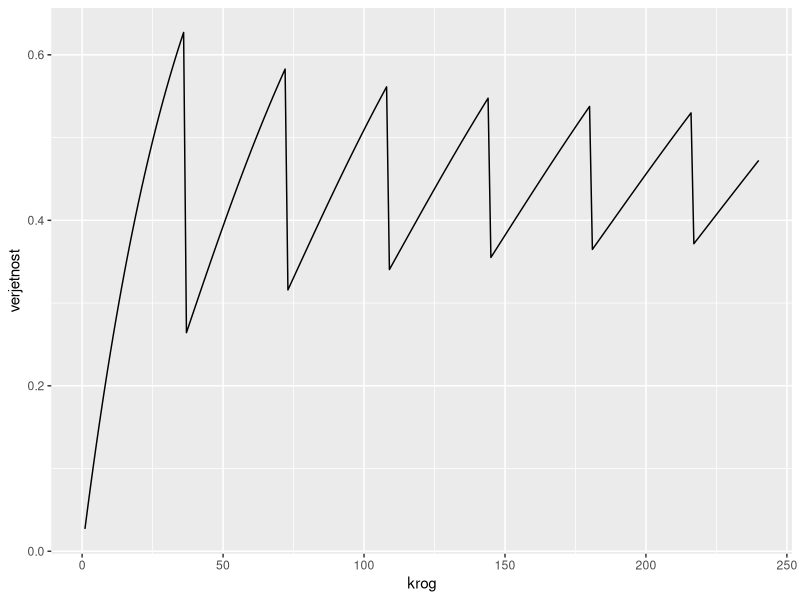
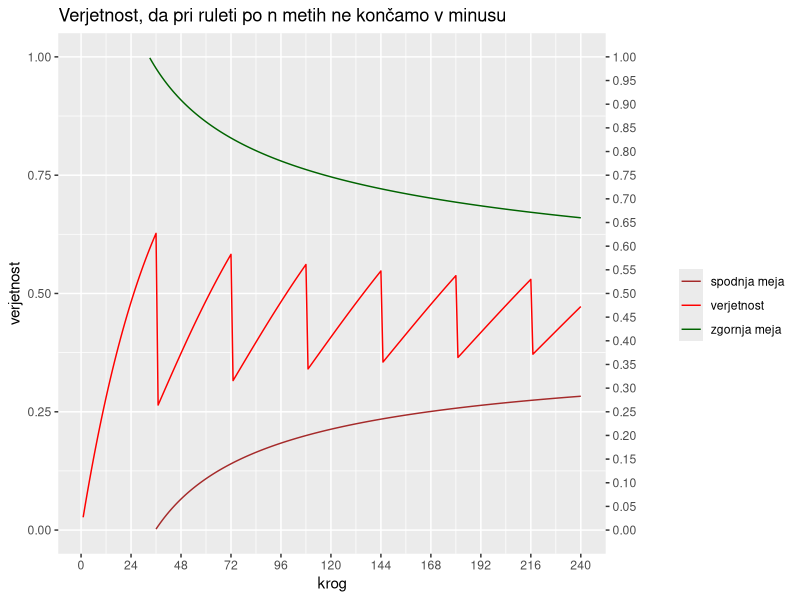

These figures' R source, in order:
library(ggplot2)

c <- 0.5

vrednosti <- c(-1, 35)
verjetnosti <- c(36/37, 1/37)
uspeh <- verjetnosti[2]
upanje <- as.numeric(vrednosti %*% verjetnosti)
varianca <- as.numeric((vrednosti - upanje) ** 2 %*% verjetnosti)
sd <- sqrt(varianca)
koef_asimetrije <- as.numeric(abs(vrednosti - upanje) ** 3 %*% verjetnosti)


x <- 0
n <- 12*20

## verjetnost, da nismo v minusu

verjetnost_uspeha <- function(n){
  #pbinom(k,n,p) vrne verjetnost, da je izmed n poizkusov največ k uspehov
  1 - pbinom(n %/% (36/37 / uspeh) - as.integer(n %% (36/37 / uspeh) == 0), size = n, prob = uspeh) 
}

tabela_uspeha <- data.frame(c(1:n))
names(tabela_uspeha) <- c("krog")
tabela_uspeha$verjetnost <- verjetnost_uspeha(tabela_uspeha$krog)
ggplot(data = tabela_uspeha) + 
  geom_line(aes(x = krog, y = verjetnost))


#### dodamo meji
#zgornja meja
zgornja_meja <- function(n){
  x = sqrt(n) * (-upanje) / sd
  1 - pnorm(x) + (c * koef_asimetrije) / ((n**(1/2)) * (sd**3))
}

spodnja_meja <- function(n){
  x = sqrt(n) * (-upanje) / sd
  1 - pnorm(x) - (c * koef_asimetrije) / ((n**(1/2)) * (sd**3))
}

tabela_uspeha$zg_meja <- zgornja_meja(tabela_uspeha$krog)
tabela_uspeha$sp_meja <- spodnja_meja(tabela_uspeha$krog)

ggplot(data = tabela_uspeha) + 
  geom_line(aes(x = krog, y = verjetnost, color = 'verjetnost')) + 
  geom_line(aes(x = krog, y = zg_meja, color = 'zgornja meja')) + 
  geom_line(aes(x = krog, y = sp_meja, color = 'spodnja meja')) + 
  scale_color_manual(values = c(
    "verjetnost" = 'red', 
    "zgornja meja" = 'darkgreen',
    "spodnja meja" = 'brown')) + 
  labs(title = "Verjetnost, da pri ruleti po n metih ne končamo v minusu",
       color = "") + 
  scale_y_continuous(
    limits = c(0,1), 
    sec.axis = sec_axis(~ . *1, name = "", breaks = c(0:20) * 0.05)) + 
  scale_x_continuous(
    breaks = seq.int(from = 0, to = n, by = n/10)
  )
